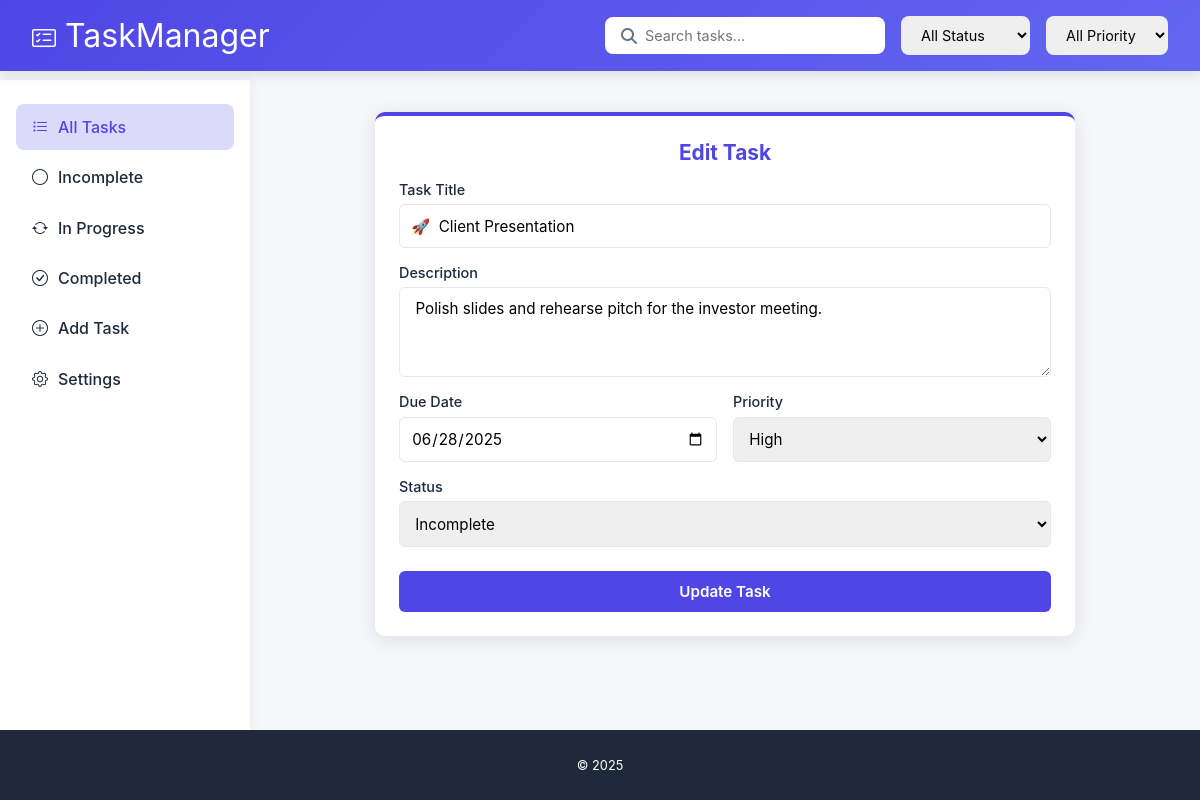
The page /edit/19/ (signed in) on the database its author committed.
### app/models.py (models this page shows, shortened)
class Task(models.Model):
    user = models.ForeignKey(User, on_delete=models.CASCADE, null=True, blank=True)  # Link task to user
    title = models.CharField(max_length=255)
    description = models.TextField(blank=True)  # no need for null=True with TextField
    due_date = models.DateField()
    STATUS_CHOICES = [
        ('incomplete', 'Incomplete'),
        ('progressing', 'Progressing'),
        ('completed', 'Completed'),
    ]
    status = models.CharField(max_length=20, choices=STATUS_CHOICES, default='incomplete')
    PRIORITY_CHOICES = [
        ('low', 'Low'),
        ('medium', 'Medium'),
        ('high', 'High'),
    ]
    priority = models.CharField(max_length=20, choices=PRIORITY_CHOICES, default='medium')

### app/views.py (the view, shortened to what this page needs)
# urls.py: path('edit/<int:task_id>/', views.edit_task, name='edit_task'),
@login_required
def edit_task(request, task_id):
    task = get_object_or_404(Task, id=task_id,user=request.user)# Ensure the task belongs to the logged-in user
    status = request.GET.get('status')  # Get the 'status' query parameter
    if status:
        tasks = Task.objects.filter(status=status)  # Filter tasks by status
    else:
        tasks = Task.objects.all()  # Show all tasks if no status is specified
    return render(request, 'edit_task.html', {'task': task})

### app/templates/edit_task.html (shortened to what this page needs)
<!DOCTYPE html>
<html lang="en">
<head>
    <link rel="stylesheet" href="https://cdnjs.cloudflare.com/ajax/libs/font-awesome/6.4.0/css/all.min.css">
    <link href="https://cdn.jsdelivr.net/npm/bootstrap-icons@1.10.0/font/bootstrap-icons.css" rel="stylesheet">
</head>
<body>
    <header>
        <div class="logo-container">
            <div class="logo">
                <i class="bi bi-card-checklist" style="color: white; font-size: 1.5rem;"></i>
                <span>TaskManager</span>
            </div>
        </div>
        <div class="header-controls">
            <form method="get" class="search-container">
                <i class="fas fa-search search-icon"></i>
                <input type="text" name="q" placeholder="Search tasks..." value="{{ request.GET.q }}"/>
            </form>
            <select name="status" class="filter-select">
                <option value="">All Status</option>
            </select>
            <select name="priority" class="filter-select">
                <option value="">All Priority</option>
            </select>
        </div>
    </header>
    <div class="main-content">
        <div class="sidebar">
            <ul class="sidebar-menu">
                <li class="active">
                    <a href="{% url 'task_list' %}" class="sidebar-link">
                        <i class="bi bi-list-task"></i> All Tasks
                    </a>
                </li>
                <li>
                    <a href="{% url 'task_list' %}?status=incomplete" class="sidebar-link">
                        <i class="bi bi-circle"></i> Incomplete
                    </a>
                </li>
                <li>
                    <a href="{% url 'task_list' %}?status=progressing" class="sidebar-link">
                        <i class="bi bi-arrow-repeat"></i> In Progress
                    </a>
                </li>
                <li>
                    <a href="{% url 'task_list' %}?status=completed" class="sidebar-link">
                        <i class="bi bi-check-circle"></i> Completed
                    </a>
                </li>
                <li>
                    <a href="{% url 'add_task' %}" class="sidebar-link">
                        <i class="bi bi-plus-circle"></i>
                        Add Task
                      </a>
                </li>
                <li>
                    <a href="{% url 'settings' %}" class="sidebar-link">
                        <i class="bi bi-gear"></i> Settings
                    </a>
                </li>
            </ul>
        </div>
        <div class="task-container">
            <div class="edit-task-card">
                <h2>Edit Task</h2>
                <form method="POST">
                    <div class="form-group">
                        <label for="title">Task Title</label>
                        <input type="text" id="title" name="title" value="{{ task.title }}" required>
                    </div>
                    <div class="form-group">
                        <label for="description">Description</label>
                        <textarea id="description" name="description">{{ task.description }}</textarea>
                    </div>
                    <div class="form-row">
                        <div class="form-group">
                            <label for="due_date">Due Date</label>
                            <input type="date" id="due_date" name="due_date" value="{{ task.due_date }}">
                        </div>
                        <div class="form-group">
                            <label for="priority">Priority</label>
                            <select id="priority" name="priority">
                                <option value="high" {% if task.priority == 'high' %}selected{% endif %}>High</option>
                            </select>
                        </div>
                    </div>
                    <div class="form-group">
                        <label for="status">Status</label>
                        <select id="status" name="status">
                            <option value="incomplete" {% if task.status == 'incomplete' %}selected{% endif %}>Incomplete</option>
                        </select>
                    </div>
                    <button type="submit" class="btn-submit">Update Task</button>
                </form>
            </div>
        </div>
    </div>
    <footer>
        <p>&copy; <script>document.write(new Date().getFullYear())</script> </p>
    </footer>
</body>
</html>

### app/templates/edit_task.html (style rules this page uses)
:root { --primary: #4f46e5; --primary-dark: #4338ca; --primary-light: #6366f1; --secondary: #10b981; --dark: #1e293b; --light: #f8fafc; --gray: #64748b; --light-gray: #e2e8f0; --danger: #ef4444; --warning: #f59e0b; --success: #10b981; }
* { box-sizing: border-box; margin: 0; padding: 0; font-family: 'Inter', -apple-system, BlinkMacSystemFont, 'Segoe UI', Roboto, Oxygen, Ubuntu, Cantarell, sans-serif; }
body { background-color: #f5f7fa; color: var(--dark); min-height: 100vh; display: flex; flex-direction: column; }
header { position: fixed; top: 0; left: 0; right: 0; z-index: 100; background: linear-gradient(135deg, var(--primary), var(--primary-light)); color: white; padding: 1rem 2rem; display: flex; justify-content: space-between; align-items: center; flex-wrap: wrap; gap: 1rem; box-shadow: 0 4px 12px rgba(0,0,0,0.1); }
.logo-container { display: flex; align-items: center; gap: 12px; }
.logo { font-size: 2rem; }
.header-controls { display: flex; align-items: center; gap: 1rem; flex-wrap: wrap; }
.search-container { position: relative; flex: 1; min-width: 200px; max-width: 400px; }
.search-container input { width: 100%; padding: 0.6rem 1rem 0.6rem 2.5rem; border: none; border-radius: 8px; font-size: 0.9rem; }
.search-icon { position: absolute; left: 1rem; top: 50%; transform: translateY(-50%); color: var(--gray); }
.filter-select { padding: 0.6rem 1rem; border: none; border-radius: 8px; font-size: 0.9rem; cursor: pointer; }
.main-content { display: flex; flex: 1; background-color: #f5f7fa; margin-top: 80px; margin-bottom: 70px; }
.sidebar { width: 250px; background-color: white; padding: 1.5rem 1rem; box-shadow: 2px 0 10px rgba(0,0,0,0.05); position: fixed; top: 80px; bottom: 70px; left: 0; overflow-y: auto; }
.sidebar-menu { list-style: none; }
.sidebar-menu li { margin-bottom: 0.3rem; border-radius: 8px; transition: all 0.2s; }
.sidebar-link { padding: 0.8rem 1rem; display: flex; align-items: center; gap: 10px; font-weight: 500; color: var(--dark); text-decoration: none; border-radius: 8px; }
.sidebar-menu li.active .sidebar-link { background-color: rgba(79, 70, 229, 0.2); color: var(--primary); }
.task-container { flex: 1; padding: 2rem; margin-left: 250px; overflow-y: auto; max-height: calc(100vh - 150px); }
.edit-task-card { background: white; border-radius: 10px; padding: 1.5rem; box-shadow: 0 4px 20px rgba(0,0,0,0.1); width: 100%; max-width: 700px; margin: 0 auto; border-top: 4px solid var(--primary); }
.edit-task-card h2 { color: var(--primary); margin-bottom: 1rem; text-align: center; font-size: 1.3rem; }
.edit-task-card form { display: flex; flex-direction: column; gap: 1rem; }
.form-group { display: flex; flex-direction: column; gap: 0.4rem; }
.form-group label { font-weight: 500; color: var(--dark); font-size: 0.9rem; }
.form-group input, .form-group textarea, .form-group select { padding: 0.7rem; border: 1px solid var(--light-gray); border-radius: 6px; font-size: 0.95rem; transition: all 0.2s; }
.form-group textarea { min-height: 90px; resize: vertical; }
.form-row { display: flex; gap: 1rem; }
.form-row .form-group { flex: 1; }
.btn-submit { background: var(--primary); color: white; border: none; padding: 0.7rem; border-radius: 6px; font-size: 0.95rem; font-weight: 600; cursor: pointer; transition: all 0.2s; margin-top: 0.5rem; }
footer { background-color: var(--dark); color: white; text-align: center; padding: 1.5rem; position: fixed; bottom: 0; left: 0; right: 0; font-size: 0.8rem; height: 70px; display: flex; align-items: center; justify-content: center; z-index: 100; }

### rows shown on the page
Task: title "🚀 Client Presentation", description "Polish slides and rehearse pitch for the investor meeting.", due_date "06/28/2025", priority "High", status "Incomplete"
